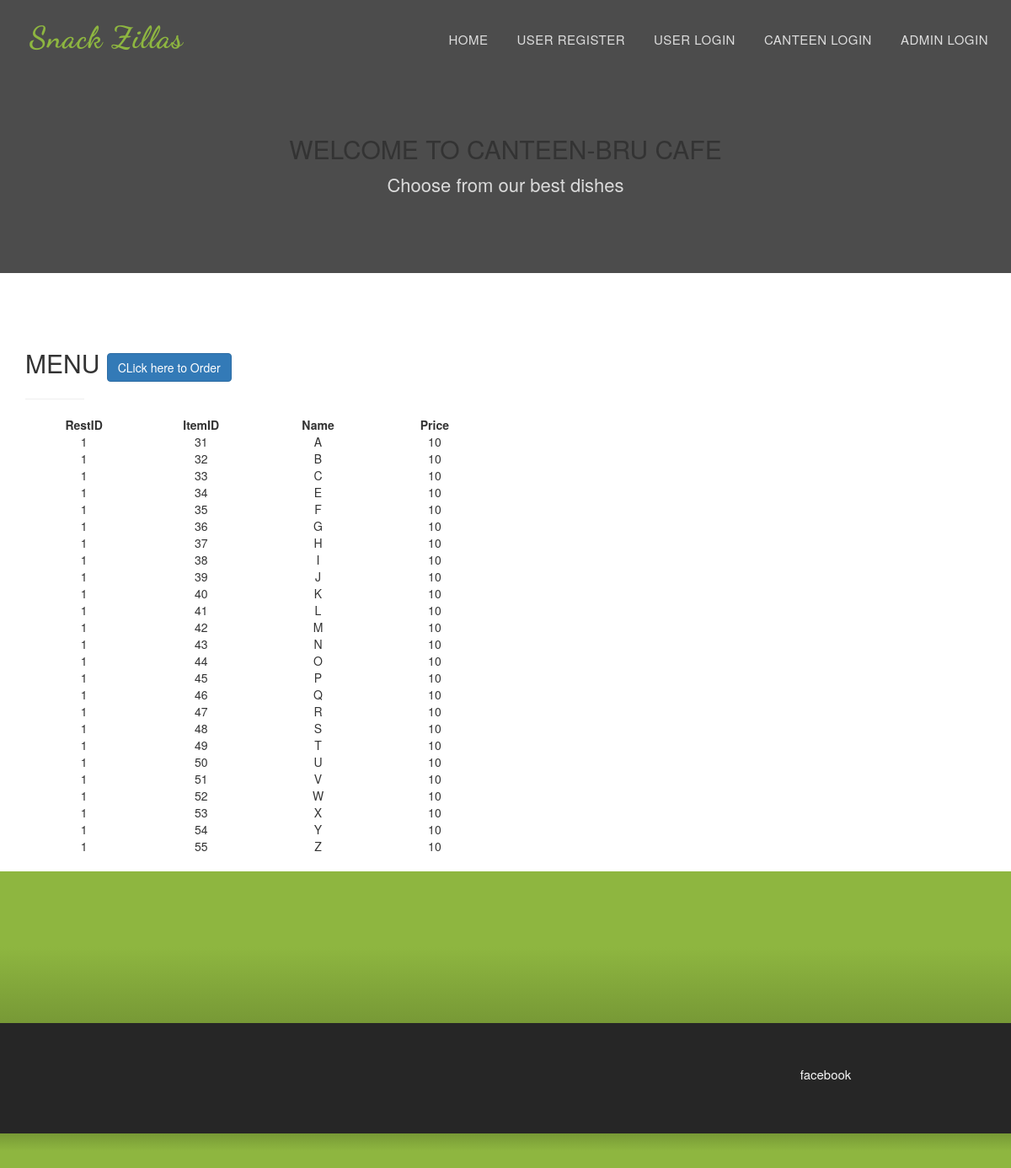
Page /indexmenu?restid=1 on the committed database.
### app/models.py (models this page shows)
class Restadmin(db.Model):
    rid = db.Column(db.Integer, primary_key=True, autoincrement=True)
    rname = db.Column(db.String(250), nullable=False)
    rmail = db.Column(db.String(250), unique=True, nullable=False)
    rmobile = db.Column(db.Integer,unique=True, nullable=False)
    raddress = db.Column(db.String(250), nullable=False)
    rpassword = db.Column(db.String(250), nullable=False)

class Items(db.Model):
    iid = db.Column(db.Integer, primary_key=True, autoincrement=True)
    iname = db.Column(db.String(250), nullable=False)
    iprice = db.Column(db.Integer, nullable=False)
    rid = db.Column(db.Integer, db.ForeignKey('restadmin.rid'), nullable=False)

### app/views.py (the view)
@app.route('/indexmenu', methods = ['GET','POST'])
def indexmenu():
	if request.method == "GET":
		restid = request.args.get("restid")
	elif request.method == "POST":
		restid = request.form['restid']
	items = Items.query.filter(Items.rid == restid).all()
	restad = Restadmin.query.filter(Restadmin.rid == restid).first()
	return render_template('indexmenu.html',restad=restad, restadmin=items)

### app/templates/indexmenu.html (shortened to what this page needs)
<!DOCTYPE html>
<html lang="en">
<head>
<link href="{{ url_for('static',filename = 'style.css') }}" rel="stylesheet" type="text/css">
<link href="{{ url_for('static',filename = 'bootstrap.css') }}" rel="stylesheet" type="text/css">
<link href="{{ url_for('static',filename = 'bootstrap.min.css') }}" rel="stylesheet" type="text/css">
<link href="{{ url_for('static',filename = 'default.css') }}" rel="stylesheet" type="text/css">
<link href="{{ url_for('static',filename = 'nivo-lightbox.css') }}" rel="stylesheet" type="text/css">
<link rel="stylesheet" type="text/css"  href="css/bootstrap.css">
<link rel="stylesheet" type="text/css" href="fonts/font-awesome/css/font-awesome.css">
<link rel="stylesheet" href="https://maxcdn.bootstrapcdn.com/bootstrap/3.3.7/css/bootstrap.min.css">
</head>
<body id="page-top" data-spy="scroll" data-target=".navbar-fixed-top">
<nav id="menu" class="navbar navbar-default navbar-fixed-top">
  <div class="container">
    <div class="navbar-header">
      <a class="navbar-brand page-scroll" href="#page-top">Snack Zillas</a> </div>
      <div class="collapse navbar-collapse" id="bs-example-navbar-collapse-1">
      <ul class="nav navbar-nav navbar-right">
        <li><a href="/index" class="page-scroll">Home</a></li>
        <li><a href="/register" class="page-scroll">User Register</a></li>
        <li><a href="/login" class="page-scroll">User Login</a></li>
        <li><a href="/restlogin" class="page-scroll">Canteen Login</a></li>
        <li><a href="/adminlogin" class="page-scroll">Admin Login</a></li>
      </ul>
    </div>
  </div>
</nav>
<div id="restaurant-menu style="background-image:url({{url_for('static',filename='menu-bg.jpg')}});">
  <div class="section-title text-center center">
    <div class="overlay">
      <br><br><br>
      <h2>Welcome to Canteen-{{restad.rname}}</h2>
      <p>Choose from our best dishes</p>
    </div>
  </div>
  <div class="container">
    <div class="row">
      <div class="col-xs-12 col-sm-6">
     <form action="/login">
        <div class="menu-section">
          <h2 class="menu-section-title">MENU
             <button type="submit" class="btn btn-primary" value=”submit” >CLick here to Order</button>
        </h2>
      </form>
            <hr>
            <div class="menu-item">
                <table style=" text-align: center; ">
                   <col width="150">
                   <col width="150">
                   <col width="150">
                   <col width="150">
                   <tr>
                    <td> <b> RestID </b>  </td>
                    <td>  <b>ItemID </b> </td>
                    <td> <b> Name  </b>  </td>
                    <td> <b> Price </b>  </td>
                  {% for i in restadmin %}
                   <tr>
                      <td>{{ i.rid }}</td>
                      <td>{{ i.iid }}</td>
                      <td>{{ i.iname }}</td>
                      <td>{{ i.iprice }}</td>
                   </tr>
                  {% endfor %}
                </table>
          </div>
        </div>
      </div>
        </div>
      </div>
<div id="call-reservation" class="text-center">
</div>
<div id="footer">
  <div class="container text-center">
    <div class="col-md-4">
    </div>
    <div class="col-md-4">
    </div>
    <div class="col-md-4">
      <div class="contact-item">
      <p> <a href="https://www.facebook.com/kishan.ssinghal" rel="nofollow">facebook </a> </p>
      </div>
    </div>
  </div>
  <div class="container-fluid text-center copyrights">
    <div class="col-md-8 col-md-offset-2">
    </div>
  </div>
</div>
</body>
</html>

### app/static/style.css (style rules this page uses)
body, html { font-family: 'Raleway', sans-serif; text-rendering: optimizeLegibility !important; -webkit-font-smoothing: antialiased !important; color: #777; font-weight: 300; width: 100% !important; height: 100% !important; }
h2 { margin: 0 0 20px 0; font-weight: 500; font-size: 34px; color: #333; text-transform: uppercase; }
p { font-size: 16px; }
a { color: #8eb640; }
ul, ol { list-style: none; }
ul, ol { padding: 0; webkit-padding: 0; moz-padding: 0; }
hr { height: 2px; width: 70px; text-align: center; position: relative; background: #8eb640; margin: 0; margin-bottom: 40px; border: 0; }
#menu { padding: 20px; transition: all 0.8s; }
#menu.navbar-default { background-color: rgba(248, 248, 248, 0); border-color: rgba(231, 231, 231, 0); }
#menu a.navbar-brand { font-family: 'Dancing Script', cursive; font-size: 36px; color: #8eb640; font-weight: 700; letter-spacing: 1px; }
#menu.navbar-default .navbar-nav > li > a { text-transform: uppercase; color: #ddd; font-weight: 500; font-size: 15px; padding: 5px 0; border: 2px solid transparent; letter-spacing: 0.5px; margin: 10px 15px 0 15px; }
.section-title { margin-bottom: 70px; }
.section-title .overlay { padding: 80px 0; background: rgba(0, 0, 0, 0.7); }
.section-title p { font-size: 22px; color: rgba(255,255,255,0.8); }
#call-reservation { padding: 90px 0; color: #fff; background: rgb(142,182,64); background: -moz-linear-gradient(top, rgba(142,182,64,1) 50%, rgba(119,153,54,1) 100%); background: -webkit-linear-gradient(top, rgba(142,182,64,1) 50%, rgba(119,153,54,1) 100%); background: linear-gradient(to bottom, rgba(142,182,64,1) 50%, rgba(119,153,54,1) 100%); filter: progid:DXImageTransform.Microsoft.gradient( startColorstr='#8eb640', endColorstr='#779936', GradientType=0 ); }
#footer { background: #262626; padding: 50px 0 0 0; }
#footer .copyrights { padding: 20px 0; margin-top: 50px; background: rgb(119,153,54); background: -moz-linear-gradient(top, rgba(119,153,54,1) 0%, rgba(142,182,64,1) 50%); background: -webkit-linear-gradient(top, rgba(119,153,54,1) 0%, rgba(142,182,64,1) 50%); background: linear-gradient(to bottom, rgba(119,153,54,1) 0%, rgba(142,182,64,1) 50%); filter: progid:DXImageTransform.Microsoft.gradient( startColorstr='#779936', endColorstr='#8eb640', GradientType=0 ); }
#footer p { font-size: 15px; color: rgba(255,255,255,0.8) }
#footer a { color: #f6f6f6; }

### rows in the picture
Restadmin: rname "BRU CAFE"
Items: rid "1", iid "31", iname "A", iprice "10"
Items: rid "1", iid "32", iname "B", iprice "10"
Items: rid "1", iid "33", iname "C", iprice "10"
Items: rid "1", iid "34", iname "E", iprice "10"
Items: rid "1", iid "35", iname "F", iprice "10"
Items: rid "1", iid "36", iname "G", iprice "10"
Items: rid "1", iid "37", iname "H", iprice "10"
Items: rid "1", iid "38", iname "I", iprice "10"
Items: rid "1", iid "39", iname "J", iprice "10"
Items: rid "1", iid "40", iname "K", iprice "10"
Items: rid "1", iid "41", iname "L", iprice "10"
Items: rid "1", iid "42", iname "M", iprice "10"
Items: rid "1", iid "43", iname "N", iprice "10"
Items: rid "1", iid "44", iname "O", iprice "10"
Items: rid "1", iid "45", iname "P", iprice "10"
Items: rid "1", iid "46", iname "Q", iprice "10"
Items: rid "1", iid "47", iname "R", iprice "10"
Items: rid "1", iid "48", iname "S", iprice "10"
Items: rid "1", iid "49", iname "T", iprice "10"
Items: rid "1", iid "50", iname "U", iprice "10"
Items: rid "1", iid "51", iname "V", iprice "10"
Items: rid "1", iid "52", iname "W", iprice "10"
Items: rid "1", iid "53", iname "X", iprice "10"
Items: rid "1", iid "54", iname "Y", iprice "10"
Items: rid "1", iid "55", iname "Z", iprice "10"
